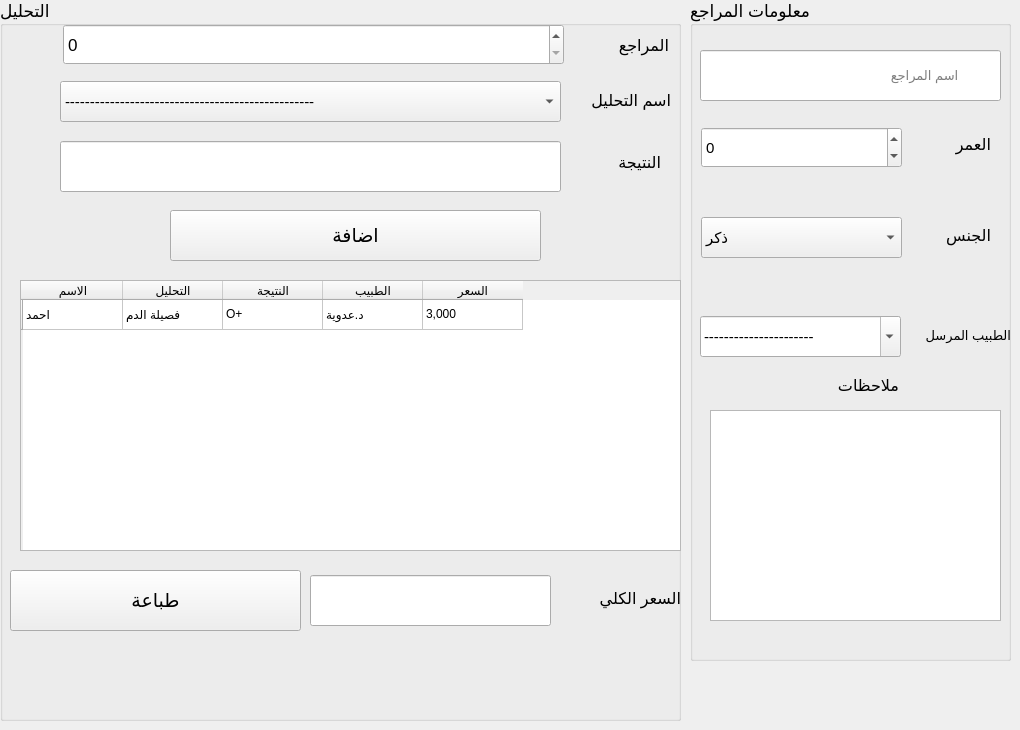
      <widget class="QWidget" name="tab_11">
       <attribute name="title">
        <string>البيع اليومي</string>
       </attribute>
       <widget class="QGroupBox" name="groupBox_6">
        <property name="enabled">
         <bool>true</bool>
        </property>
        <property name="geometry">
         <rect>
          <x>690</x>
          <y>0</y>
          <width>321</width>
          <height>661</height>
         </rect>
        </property>
        <property name="font">
         <font>
          <family>Segoe UI</family>
          <pointsize>13</pointsize>
          <weight>50</weight>
          <italic>false</italic>
          <bold>false</bold>
         </font>
        </property>
        <property name="title">
         <string>معلومات المراجع</string>
        </property>
        <widget class="QLabel" name="label_35">
         <property name="enabled">
          <bool>true</bool>
         </property>
         <property name="geometry">
          <rect>
           <x>10</x>
           <y>65</y>
           <width>101</width>
           <height>41</height>
          </rect>
         </property>
         <property name="text">
          <string/>
         </property>
        </widget>
        <widget class="QLineEdit" name="lineEdit_20">
         <property name="enabled">
          <bool>true</bool>
         </property>
         <property name="geometry">
          <rect>
           <x>10</x>
           <y>50</y>
           <width>301</width>
           <height>51</height>
          </rect>
         </property>
         <property name="font">
          <font>
           <pointsize>10</pointsize>
          </font>
         </property>
         <property name="placeholderText">
          <string>           اسم المراجع</string>
         </property>
        </widget>
        <widget class="QComboBox" name="comboBox_14">
         <property name="enabled">
          <bool>true</bool>
         </property>
         <property name="geometry">
          <rect>
           <x>11</x>
           <y>217</y>
           <width>201</width>
           <height>41</height>
          </rect>
         </property>
         <property name="font">
          <font>
           <pointsize>11</pointsize>
          </font>
         </property>
         <item>
          <property name="text">
           <string>ذكر</string>
          </property>
         </item>
         <item>
          <property name="text">
           <string>انثى</string>
          </property>
         </item>
        </widget>
        <widget class="QLabel" name="label_36">
         <property name="enabled">
          <bool>true</bool>
         </property>
         <property name="geometry">
          <rect>
           <x>230</x>
           <y>210</y>
           <width>71</width>
           <height>51</height>
          </rect>
         </property>
         <property name="font">
          <font>
           <family>Segoe UI</family>
           <pointsize>12</pointsize>
           <weight>50</weight>
           <bold>false</bold>
          </font>
         </property>
         <property name="text">
          <string>الجنس</string>
         </property>
        </widget>
        <widget class="QLabel" name="label_37">
         <property name="enabled">
          <bool>true</bool>
         </property>
         <property name="geometry">
          <rect>
           <x>240</x>
           <y>119</y>
           <width>61</width>
           <height>51</height>
          </rect>
         </property>
         <property name="font">
          <font>
           <family>Segoe UI</family>
           <pointsize>12</pointsize>
           <weight>50</weight>
           <bold>false</bold>
          </font>
         </property>
         <property name="text">
          <string>العمر</string>
         </property>
        </widget>
        <widget class="QLabel" name="label_38">
         <property name="enabled">
          <bool>true</bool>
         </property>
         <property name="geometry">
          <rect>
           <x>118</x>
           <y>360</y>
           <width>91</width>
           <height>51</height>
          </rect>
         </property>
         <property name="font">
          <font>
           <family>Segoe UI</family>
           <pointsize>12</pointsize>
           <weight>50</weight>
           <bold>false</bold>
          </font>
         </property>
         <property name="text">
          <string>ملاحظات</string>
         </property>
        </widget>
        <widget class="QSpinBox" name="spinBox_7">
         <property name="enabled">
          <bool>true</bool>
         </property>
         <property name="geometry">
          <rect>
           <x>11</x>
           <y>127</y>
           <width>201</width>
           <height>41</height>
          </rect>
         </property>
         <property name="font">
          <font>
           <pointsize>11</pointsize>
          </font>
         </property>
         <property name="minimum">
          <number>-1000000</number>
         </property>
         <property name="maximum">
          <number>1000000</number>
         </property>
        </widget>
        <widget class="QLabel" name="label_39">
         <property name="enabled">
          <bool>true</bool>
         </property>
         <property name="geometry">
          <rect>
           <x>210</x>
           <y>310</y>
           <width>111</width>
           <height>51</height>
          </rect>
         </property>
         <property name="font">
          <font>
           <family>Segoe UI</family>
           <pointsize>10</pointsize>
           <weight>50</weight>
           <bold>false</bold>
          </font>
         </property>
         <property name="text">
          <string>الطبيب المرسل</string>
         </property>
        </widget>
        <widget class="QComboBox" name="comboBox_15">
         <property name="enabled">
          <bool>true</bool>
         </property>
         <property name="geometry">
          <rect>
           <x>10</x>
           <y>316</y>
           <width>201</width>
           <height>41</height>
          </rect>
         </property>
         <property name="font">
          <font>
           <pointsize>11</pointsize>
          </font>
         </property>
         <property name="editable">
          <bool>true</bool>
         </property>
         <item>
          <property name="text">
           <string>----------------------</string>
          </property>
         </item>
        </widget>
        <widget class="QTextEdit" name="textEdit">
         <property name="geometry">
          <rect>
           <x>20</x>
           <y>410</y>
           <width>291</width>
           <height>211</height>
          </rect>
         </property>
        </widget>
       </widget>
       <widget class="QGroupBox" name="groupBox_7">
        <property name="enabled">
         <bool>true</bool>
        </property>
        <property name="geometry">
         <rect>
          <x>0</x>
          <y>0</y>
          <width>681</width>
          <height>721</height>
         </rect>
        </property>
        <property name="font">
         <font>
          <family>Segoe UI</family>
          <pointsize>13</pointsize>
         </font>
        </property>
        <property name="title">
         <string>التحليل</string>
        </property>
        <widget class="QLabel" name="label_40">
         <property name="enabled">
          <bool>true</bool>
         </property>
         <property name="geometry">
          <rect>
           <x>570</x>
           <y>75</y>
           <width>101</width>
           <height>51</height>
          </rect>
         </property>
         <property name="font">
          <font>
           <family>Segoe UI</family>
           <pointsize>12</pointsize>
           <weight>50</weight>
           <bold>false</bold>
          </font>
         </property>
         <property name="text">
          <string>اسم التحليل</string>
         </property>
        </widget>
        <widget class="QComboBox" name="comboBox_16">
         <property name="enabled">
          <bool>true</bool>
         </property>
         <property name="geometry">
          <rect>
           <x>60</x>
           <y>81</y>
           <width>501</width>
           <height>41</height>
          </rect>
         </property>
         <property name="font">
          <font>
           <family>Segoe UI</family>
           <pointsize>11</pointsize>
          </font>
         </property>
         <item>
          <property name="text">
           <string>--------------------------------------------------</string>
          </property>
         </item>
         <item>
          <property name="text">
           <string>New Item</string>
          </property>
         </item>
        </widget>
        <widget class="QLabel" name="label_41">
         <property name="enabled">
          <bool>true</bool>
         </property>
         <property name="geometry">
          <rect>
           <x>580</x>
           <y>137</y>
           <width>81</width>
           <height>51</height>
          </rect>
         </property>
         <property name="font">
          <font>
           <family>Segoe UI</family>
           <pointsize>12</pointsize>
           <weight>50</weight>
           <bold>false</bold>
          </font>
         </property>
         <property name="text">
          <string>النتيجة</string>
         </property>
        </widget>
        <widget class="QComboBox" name="comboBox_17">
         <property name="enabled">
          <bool>true</bool>
         </property>
         <property name="geometry">
          <rect>
           <x>60</x>
           <y>150</y>
           <width>501</width>
           <height>41</height>
          </rect>
         </property>
        </widget>
        <widget class="QSpinBox" name="spinBox_8">
         <property name="enabled">
          <bool>true</bool>
         </property>
         <property name="geometry">
          <rect>
           <x>60</x>
           <y>150</y>
           <width>501</width>
           <height>41</height>
          </rect>
         </property>
         <property name="minimum">
          <number>-1000000</number>
         </property>
         <property name="maximum">
          <number>1000000</number>
         </property>
        </widget>
        <widget class="QLineEdit" name="lineEdit_21">
         <property name="enabled">
          <bool>true</bool>
         </property>
         <property name="geometry">
          <rect>
           <x>60</x>
           <y>141</y>
           <width>501</width>
           <height>51</height>
          </rect>
         </property>
         <property name="font">
          <font>
           <family>Segoe UI</family>
           <pointsize>10</pointsize>
          </font>
         </property>
        </widget>
        <widget class="QLabel" name="label_42">
         <property name="enabled">
          <bool>true</bool>
         </property>
         <property name="geometry">
          <rect>
           <x>430</x>
           <y>221</y>
           <width>101</width>
           <height>41</height>
          </rect>
         </property>
         <property name="font">
          <font>
           <family>Segoe UI</family>
           <pointsize>11</pointsize>
           <weight>50</weight>
           <bold>false</bold>
          </font>
         </property>
         <property name="text">
          <string>الطبيعي</string>
         </property>
        </widget>
        <widget class="QLineEdit" name="lineEdit_22">
         <property name="enabled">
          <bool>true</bool>
         </property>
         <property name="geometry">
          <rect>
           <x>350</x>
           <y>219</y>
           <width>171</width>
           <height>41</height>
          </rect>
         </property>
         <property name="font">
          <font>
           <family>Segoe UI</family>
          </font>
         </property>
         <property name="readOnly">
          <bool>true</bool>
         </property>
        </widget>
        <widget class="QLabel" name="label_43">
         <property name="enabled">
          <bool>true</bool>
         </property>
         <property name="geometry">
          <rect>
           <x>240</x>
           <y>222</y>
           <width>101</width>
           <height>41</height>
          </rect>
         </property>
         <property name="font">
          <font>
           <family>Segoe UI</family>
           <pointsize>11</pointsize>
           <weight>50</weight>
           <bold>false</bold>
          </font>
         </property>
         <property name="text">
          <string>فوق الطبيعي</string>
         </property>
        </widget>
        <widget class="QLineEdit" name="lineEdit_23">
         <property name="enabled">
          <bool>true</bool>
         </property>
         <property name="geometry">
          <rect>
           <x>180</x>
           <y>219</y>
           <width>171</width>
           <height>41</height>
          </rect>
         </property>
         <property name="font">
          <font>
           <family>Segoe UI</family>
          </font>
         </property>
         <property name="readOnly">
          <bool>true</bool>
         </property>
        </widget>
        <widget class="QTableWidget" name="tableWidget_5">
         <property name="enabled">
          <bool>true</bool>
         </property>
         <property name="geometry">
          <rect>
           <x>20</x>
           <y>280</y>
           <width>661</width>
           <height>271</height>
          </rect>
         </property>
         <property name="font">
          <font>
           <pointsize>9</pointsize>
          </font>
         </property>
         <row>
          <property name="text">
           <string/>
          </property>
         </row>
         <column>
          <property name="text">
           <string>الاسم</string>
          </property>
         </column>
         <column>
          <property name="text">
           <string>التحليل</string>
          </property>
         </column>
         <column>
          <property name="text">
           <string>النتيجة</string>
          </property>
         </column>
         <column>
          <property name="text">
           <string>الطبيب</string>
          </property>
         </column>
         <column>
          <property name="text">
           <string>السعر</string>
          </property>
         </column>
         <item row="0" column="0">
          <property name="text">
           <string>احمد</string>
          </property>
         </item>
         <item row="0" column="1">
          <property name="text">
           <string>فصيلة الدم</string>
          </property>
         </item>
         <item row="0" column="2">
          <property name="text">
           <string>O+</string>
          </property>
         </item>
         <item row="0" column="3">
          <property name="text">
           <string>د.عدوية</string>
          </property>
         </item>
         <item row="0" column="4">
          <property name="text">
           <string>3,000</string>
          </property>
         </item>
        </widget>
        <widget class="QPushButton" name="pushButton_17">
         <property name="enabled">
          <bool>true</bool>
         </property>
         <property name="geometry">
          <rect>
           <x>170</x>
           <y>210</y>
           <width>371</width>
           <height>51</height>
          </rect>
         </property>
         <property name="font">
          <font>
           <family>Segoe UI</family>
           <pointsize>14</pointsize>
          </font>
         </property>
         <property name="text">
          <string>اضافة</string>
         </property>
        </widget>
        <widget class="QPushButton" name="pushButton_18">
         <property name="enabled">
          <bool>true</bool>
         </property>
         <property name="geometry">
          <rect>
           <x>10</x>
           <y>570</y>
           <width>291</width>
           <height>61</height>
          </rect>
         </property>
         <property name="font">
          <font>
           <family>Segoe UI</family>
           <pointsize>14</pointsize>
          </font>
         </property>
         <property name="text">
          <string>طباعة</string>
         </property>
        </widget>
        <widget class="QLabel" name="label_44">
         <property name="enabled">
          <bool>true</bool>
         </property>
         <property name="geometry">
          <rect>
           <x>560</x>
           <y>573</y>
           <width>121</width>
           <height>51</height>
          </rect>
         </property>
         <property name="font">
          <font>
           <family>Segoe UI</family>
           <pointsize>12</pointsize>
           <weight>50</weight>
           <bold>false</bold>
          </font>
         </property>
         <property name="text">
          <string>السعر الكلي</string>
         </property>
        </widget>
        <widget class="QLineEdit" name="lineEdit_24">
         <property name="enabled">
          <bool>true</bool>
         </property>
         <property name="geometry">
          <rect>
           <x>310</x>
           <y>575</y>
           <width>241</width>
           <height>51</height>
          </rect>
         </property>
         <property name="font">
          <font>
           <family>Segoe UI</family>
          </font>
         </property>
         <property name="readOnly">
          <bool>true</bool>
         </property>
        </widget>
        <widget class="QLabel" name="label_54">
         <property name="enabled">
          <bool>true</bool>
         </property>
         <property name="geometry">
          <rect>
           <x>588</x>
           <y>20</y>
           <width>81</width>
           <height>51</height>
          </rect>
         </property>
         <property name="font">
          <font>
           <family>Segoe UI</family>
           <pointsize>12</pointsize>
           <weight>50</weight>
           <bold>false</bold>
          </font>
         </property>
         <property name="text">
          <string>المراجع</string>
         </property>
        </widget>
        <widget class="QSpinBox" name="spinBox">
         <property name="geometry">
          <rect>
           <x>63</x>
           <y>24</y>
           <width>501</width>
           <height>41</height>
          </rect>
         </property>
        </widget>
       </widget>
      </widget>
